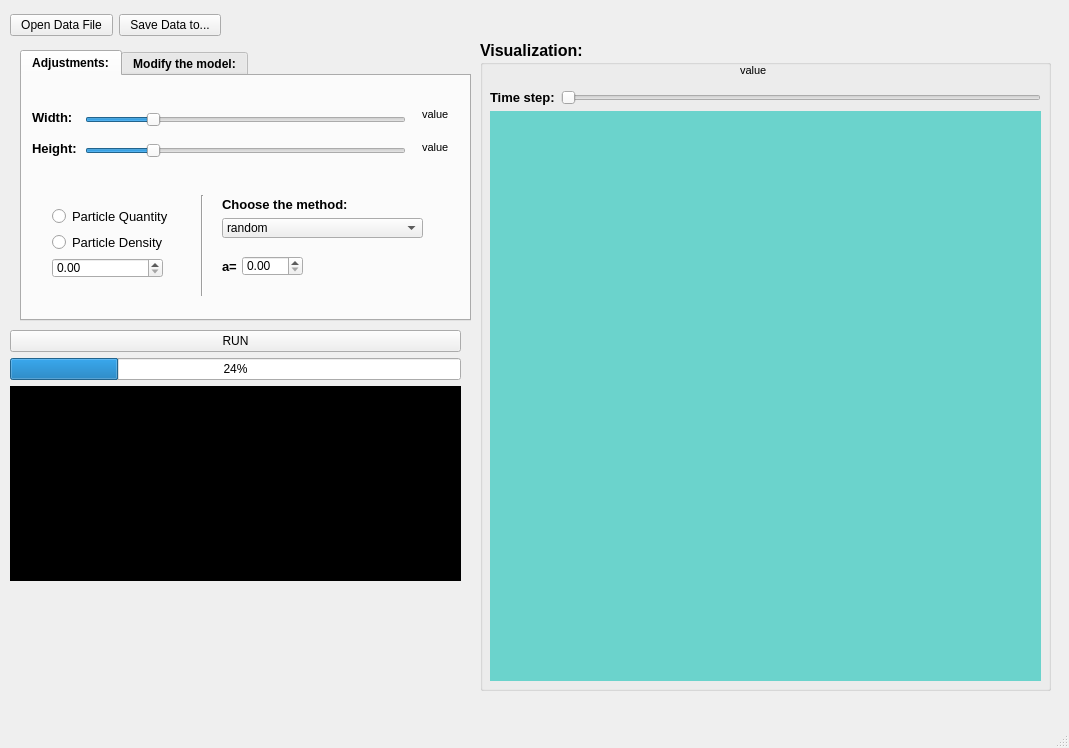
<?xml version="1.0" encoding="UTF-8"?>
<ui version="4.0">
 <class>MainWindow</class>
 <widget class="QMainWindow" name="MainWindow">
  <property name="geometry">
   <rect>
    <x>0</x>
    <y>0</y>
    <width>1069</width>
    <height>748</height>
   </rect>
  </property>
  <property name="windowTitle">
   <string>MainWindow</string>
  </property>
  <widget class="QWidget" name="centralwidget">
   <widget class="QTabWidget" name="tabWidget">
    <property name="geometry">
     <rect>
      <x>20</x>
      <y>50</y>
      <width>451</width>
      <height>271</height>
     </rect>
    </property>
    <property name="font">
     <font>
      <pointsize>9</pointsize>
      <weight>75</weight>
      <bold>true</bold>
     </font>
    </property>
    <property name="currentIndex">
     <number>0</number>
    </property>
    <widget class="QWidget" name="adjustments">
     <property name="font">
      <font>
       <weight>50</weight>
       <bold>false</bold>
      </font>
     </property>
     <attribute name="title">
      <string>Adjustments:</string>
     </attribute>
     <widget class="QDoubleSpinBox" name="particle_value">
      <property name="geometry">
       <rect>
        <x>30</x>
        <y>182</y>
        <width>111</width>
        <height>20</height>
       </rect>
      </property>
      <property name="maximum">
       <double>10000.000000000000000</double>
      </property>
     </widget>
     <widget class="QSlider" name="width_slid">
      <property name="geometry">
       <rect>
        <x>63</x>
        <y>33</y>
        <width>321</width>
        <height>22</height>
       </rect>
      </property>
      <property name="minimum">
       <number>1</number>
      </property>
      <property name="maximum">
       <number>500</number>
      </property>
      <property name="value">
       <number>100</number>
      </property>
      <property name="orientation">
       <enum>Qt::Horizontal</enum>
      </property>
     </widget>
     <widget class="QLabel" name="method_lbl">
      <property name="geometry">
       <rect>
        <x>200</x>
        <y>120</y>
        <width>131</width>
        <height>16</height>
       </rect>
      </property>
      <property name="font">
       <font>
        <pointsize>10</pointsize>
        <weight>75</weight>
        <bold>true</bold>
       </font>
      </property>
      <property name="text">
       <string>Choose the method:</string>
      </property>
     </widget>
     <widget class="QLabel" name="width_lbl">
      <property name="geometry">
       <rect>
        <x>10</x>
        <y>33</y>
        <width>43</width>
        <height>16</height>
       </rect>
      </property>
      <property name="baseSize">
       <size>
        <width>0</width>
        <height>0</height>
       </size>
      </property>
      <property name="font">
       <font>
        <pointsize>10</pointsize>
        <weight>75</weight>
        <italic>false</italic>
        <bold>true</bold>
       </font>
      </property>
      <property name="text">
       <string>Width:</string>
      </property>
     </widget>
     <widget class="QRadioButton" name="density_btn">
      <property name="geometry">
       <rect>
        <x>30</x>
        <y>156</y>
        <width>110</width>
        <height>20</height>
       </rect>
      </property>
      <property name="font">
       <font>
        <pointsize>10</pointsize>
       </font>
      </property>
      <property name="text">
       <string>Particle Density</string>
      </property>
     </widget>
     <widget class="Line" name="line">
      <property name="geometry">
       <rect>
        <x>172</x>
        <y>119</y>
        <width>16</width>
        <height>101</height>
       </rect>
      </property>
      <property name="orientation">
       <enum>Qt::Vertical</enum>
      </property>
     </widget>
     <widget class="QComboBox" name="method_list">
      <property name="geometry">
       <rect>
        <x>200</x>
        <y>142</y>
        <width>201</width>
        <height>20</height>
       </rect>
      </property>
      <item>
       <property name="text">
        <string notr="true">random</string>
       </property>
      </item>
      <item>
       <property name="text">
        <string>center</string>
       </property>
      </item>
     </widget>
     <widget class="QLabel" name="height_value_label">
      <property name="geometry">
       <rect>
        <x>400</x>
        <y>63</y>
        <width>26</width>
        <height>16</height>
       </rect>
      </property>
      <property name="font">
       <font>
        <pointsize>8</pointsize>
        <weight>50</weight>
        <italic>false</italic>
        <bold>false</bold>
       </font>
      </property>
      <property name="text">
       <string>value</string>
      </property>
     </widget>
     <widget class="QLabel" name="height_lbl">
      <property name="geometry">
       <rect>
        <x>10</x>
        <y>64</y>
        <width>47</width>
        <height>16</height>
       </rect>
      </property>
      <property name="baseSize">
       <size>
        <width>0</width>
        <height>0</height>
       </size>
      </property>
      <property name="font">
       <font>
        <pointsize>10</pointsize>
        <weight>75</weight>
        <bold>true</bold>
       </font>
      </property>
      <property name="text">
       <string>Height:</string>
      </property>
     </widget>
     <widget class="QLabel" name="a_lbl">
      <property name="geometry">
       <rect>
        <x>200</x>
        <y>180</y>
        <width>19</width>
        <height>21</height>
       </rect>
      </property>
      <property name="font">
       <font>
        <pointsize>10</pointsize>
        <weight>75</weight>
        <bold>true</bold>
       </font>
      </property>
      <property name="text">
       <string>a=</string>
      </property>
     </widget>
     <widget class="QRadioButton" name="quantity_btn">
      <property name="geometry">
       <rect>
        <x>30</x>
        <y>130</y>
        <width>116</width>
        <height>20</height>
       </rect>
      </property>
      <property name="font">
       <font>
        <pointsize>10</pointsize>
       </font>
      </property>
      <property name="text">
       <string>Particle Quantity</string>
      </property>
     </widget>
     <widget class="QLabel" name="width_value_label">
      <property name="geometry">
       <rect>
        <x>400</x>
        <y>30</y>
        <width>26</width>
        <height>16</height>
       </rect>
      </property>
      <property name="font">
       <font>
        <pointsize>8</pointsize>
        <weight>50</weight>
        <italic>false</italic>
        <bold>false</bold>
       </font>
      </property>
      <property name="text">
       <string>value</string>
      </property>
     </widget>
     <widget class="QSlider" name="height_slid">
      <property name="geometry">
       <rect>
        <x>63</x>
        <y>64</y>
        <width>321</width>
        <height>22</height>
       </rect>
      </property>
      <property name="minimum">
       <number>1</number>
      </property>
      <property name="maximum">
       <number>500</number>
      </property>
      <property name="value">
       <number>100</number>
      </property>
      <property name="orientation">
       <enum>Qt::Horizontal</enum>
      </property>
     </widget>
     <widget class="QDoubleSpinBox" name="a_value">
      <property name="geometry">
       <rect>
        <x>220</x>
        <y>180</y>
        <width>61</width>
        <height>20</height>
       </rect>
      </property>
      <property name="maximum">
       <double>100.000000000000000</double>
      </property>
     </widget>
    </widget>
    <widget class="QWidget" name="modify_model">
     <attribute name="title">
      <string>Modify the model:</string>
     </attribute>
     <widget class="QPushButton" name="save_modified">
      <property name="geometry">
       <rect>
        <x>350</x>
        <y>210</y>
        <width>75</width>
        <height>23</height>
       </rect>
      </property>
      <property name="font">
       <font>
        <pointsize>10</pointsize>
        <weight>75</weight>
        <bold>true</bold>
        <underline>false</underline>
        <strikeout>false</strikeout>
       </font>
      </property>
      <property name="text">
       <string>SAVE</string>
      </property>
      <property name="autoDefault">
       <bool>false</bool>
      </property>
      <property name="default">
       <bool>false</bool>
      </property>
      <property name="flat">
       <bool>false</bool>
      </property>
     </widget>
     <widget class="QSlider" name="radius_slider">
      <property name="geometry">
       <rect>
        <x>80</x>
        <y>30</y>
        <width>311</width>
        <height>22</height>
       </rect>
      </property>
      <property name="orientation">
       <enum>Qt::Horizontal</enum>
      </property>
     </widget>
     <widget class="QLabel" name="radius_lbl">
      <property name="geometry">
       <rect>
        <x>10</x>
        <y>30</y>
        <width>47</width>
        <height>21</height>
       </rect>
      </property>
      <property name="font">
       <font>
        <weight>75</weight>
        <bold>true</bold>
       </font>
      </property>
      <property name="toolTip">
       <string>Radius cośtam opis opis bla bla bla</string>
      </property>
      <property name="toolTipDuration">
       <number>-1</number>
      </property>
      <property name="whatsThis">
       <string/>
      </property>
      <property name="text">
       <string>Radius:</string>
      </property>
     </widget>
     <widget class="QLabel" name="alpha_lbl">
      <property name="geometry">
       <rect>
        <x>10</x>
        <y>80</y>
        <width>47</width>
        <height>21</height>
       </rect>
      </property>
      <property name="font">
       <font>
        <pointsize>9</pointsize>
        <weight>75</weight>
        <bold>true</bold>
       </font>
      </property>
      <property name="toolTip">
       <string>Alpha bla bla blab :3</string>
      </property>
      <property name="toolTipDuration">
       <number>-1</number>
      </property>
      <property name="text">
       <string>Alpha =</string>
      </property>
     </widget>
     <widget class="QLabel" name="beta_lbl">
      <property name="geometry">
       <rect>
        <x>10</x>
        <y>120</y>
        <width>47</width>
        <height>21</height>
       </rect>
      </property>
      <property name="font">
       <font>
        <pointsize>9</pointsize>
        <weight>75</weight>
        <bold>true</bold>
       </font>
      </property>
      <property name="toolTip">
       <string>Beta cium cium cium &lt;3</string>
      </property>
      <property name="text">
       <string>Beta =</string>
      </property>
     </widget>
     <widget class="QLabel" name="v_lbl">
      <property name="geometry">
       <rect>
        <x>10</x>
        <y>170</y>
        <width>71</width>
        <height>21</height>
       </rect>
      </property>
      <property name="font">
       <font>
        <pointsize>9</pointsize>
        <weight>75</weight>
        <bold>true</bold>
       </font>
      </property>
      <property name="toolTip">
       <string>Jestem szybki...</string>
      </property>
      <property name="text">
       <string>Velocity =</string>
      </property>
     </widget>
     <widget class="QLabel" name="radius_value_label">
      <property name="geometry">
       <rect>
        <x>400</x>
        <y>30</y>
        <width>26</width>
        <height>16</height>
       </rect>
      </property>
      <property name="font">
       <font>
        <pointsize>8</pointsize>
        <weight>50</weight>
        <italic>false</italic>
        <bold>false</bold>
       </font>
      </property>
      <property name="text">
       <string>value</string>
      </property>
     </widget>
     <widget class="QDoubleSpinBox" name="alpha_value">
      <property name="geometry">
       <rect>
        <x>70</x>
        <y>80</y>
        <width>81</width>
        <height>20</height>
       </rect>
      </property>
      <property name="maximum">
       <double>359.000000000000000</double>
      </property>
     </widget>
     <widget class="QDoubleSpinBox" name="beta_value">
      <property name="geometry">
       <rect>
        <x>70</x>
        <y>120</y>
        <width>81</width>
        <height>20</height>
       </rect>
      </property>
      <property name="maximum">
       <double>359.000000000000000</double>
      </property>
     </widget>
     <widget class="QDoubleSpinBox" name="velocity_value">
      <property name="geometry">
       <rect>
        <x>80</x>
        <y>170</y>
        <width>81</width>
        <height>20</height>
       </rect>
      </property>
      <property name="maximum">
       <double>5.000000000000000</double>
      </property>
     </widget>
    </widget>
   </widget>
   <widget class="QGroupBox" name="visualization_group">
    <property name="geometry">
     <rect>
      <x>480</x>
      <y>40</y>
      <width>571</width>
      <height>651</height>
     </rect>
    </property>
    <property name="font">
     <font>
      <pointsize>12</pointsize>
      <weight>75</weight>
      <bold>true</bold>
     </font>
    </property>
    <property name="title">
     <string>Visualization:</string>
    </property>
    <widget class="QWidget" name="gridLayoutWidget">
     <property name="geometry">
      <rect>
       <x>10</x>
       <y>50</y>
       <width>551</width>
       <height>591</height>
      </rect>
     </property>
     <layout class="QGridLayout" name="okno_grid_2" rowstretch="0,0,0" columnstretch="0,0">
      <property name="bottomMargin">
       <number>0</number>
      </property>
      <property name="horizontalSpacing">
       <number>6</number>
      </property>
      <item row="1" column="1">
       <widget class="QSlider" name="timestep_slid_2">
        <property name="orientation">
         <enum>Qt::Horizontal</enum>
        </property>
       </widget>
      </item>
      <item row="1" column="0">
       <widget class="QLabel" name="timestep_lbl_2">
        <property name="font">
         <font>
          <pointsize>10</pointsize>
          <weight>75</weight>
          <bold>true</bold>
         </font>
        </property>
        <property name="text">
         <string>Time step:</string>
        </property>
       </widget>
      </item>
      <item row="2" column="0" colspan="2">
       <widget class="QWidget" name="scatter_box_2" native="true">
        <property name="styleSheet">
         <string notr="true">background-color: rgb(107, 211, 204);</string>
        </property>
       </widget>
      </item>
     </layout>
    </widget>
    <widget class="QLabel" name="value_timestep_lbl">
     <property name="geometry">
      <rect>
       <x>260</x>
       <y>20</y>
       <width>31</width>
       <height>21</height>
      </rect>
     </property>
     <property name="font">
      <font>
       <pointsize>8</pointsize>
       <weight>50</weight>
       <bold>false</bold>
      </font>
     </property>
     <property name="text">
      <string>value</string>
     </property>
    </widget>
   </widget>
   <widget class="QWidget" name="layoutWidget">
    <property name="geometry">
     <rect>
      <x>10</x>
      <y>10</y>
      <width>211</width>
      <height>31</height>
     </rect>
    </property>
    <layout class="QHBoxLayout" name="horizontalLayout">
     <item>
      <widget class="QPushButton" name="open_btn">
       <property name="text">
        <string>Open Data File</string>
       </property>
      </widget>
     </item>
     <item>
      <widget class="QPushButton" name="save_btn">
       <property name="text">
        <string>Save Data to...</string>
       </property>
       <property name="iconSize">
        <size>
         <width>16</width>
         <height>16</height>
        </size>
       </property>
      </widget>
     </item>
    </layout>
   </widget>
   <widget class="QWidget" name="layoutWidget_2">
    <property name="geometry">
     <rect>
      <x>10</x>
      <y>330</y>
      <width>451</width>
      <height>251</height>
     </rect>
    </property>
    <layout class="QGridLayout" name="gridLayout_7">
     <item row="3" column="0">
      <widget class="QWidget" name="terminal_box" native="true">
       <property name="styleSheet">
        <string notr="true">background-color: rgb(0, 0, 0);</string>
       </property>
      </widget>
     </item>
     <item row="1" column="0">
      <widget class="QPushButton" name="run_btn">
       <property name="text">
        <string>RUN</string>
       </property>
      </widget>
     </item>
     <item row="2" column="0">
      <widget class="QProgressBar" name="progress_bar">
       <property name="font">
        <font>
         <weight>50</weight>
         <italic>false</italic>
         <bold>false</bold>
        </font>
       </property>
       <property name="value">
        <number>24</number>
       </property>
      </widget>
     </item>
    </layout>
   </widget>
  </widget>
  <widget class="QMenuBar" name="menubar">
   <property name="geometry">
    <rect>
     <x>0</x>
     <y>0</y>
     <width>1069</width>
     <height>21</height>
    </rect>
   </property>
  </widget>
  <widget class="QStatusBar" name="statusbar"/>
 </widget>
 <resources/>
 <connections/>
</ui>
